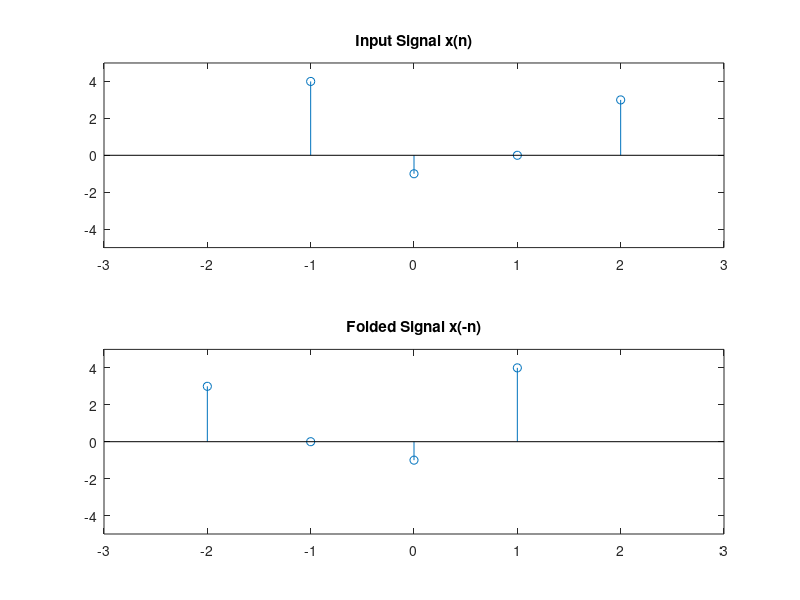

Here is the MATLAB script that generated this plot:
clear all
clc
n=-1:2;
x = [4 -1 0 3];
subplot(2,1,1)
stem(n,x);
axis([-3 3 -5 5]);
title ('Input Signal x(n)');
c = fliplr(x);
y = fliplr(-n);
subplot (2,1,2);
stem(y,c);
axis ([-3 3 -5 5] );
title( 'Folded Signal x(-n)');
